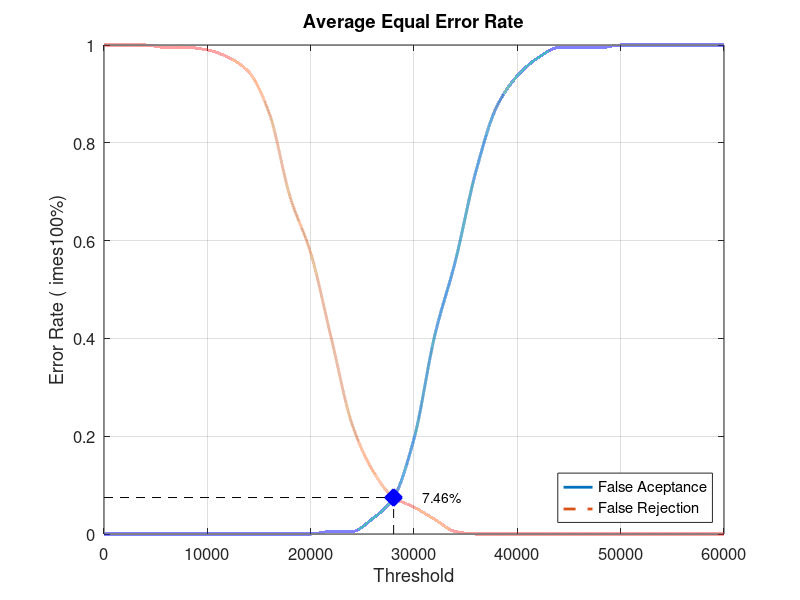
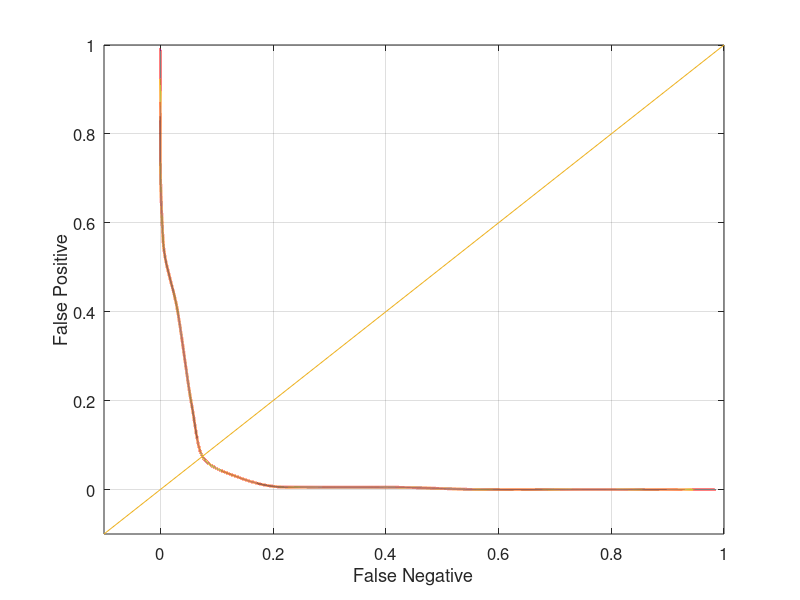

The MATLAB script that drew these images, in order:
close all;
clear;
clc;
x = 0:2000:60000;
xq = 0:0.5:60000;

y0 = [0 0 0 0 0 0 0 0 0 0 0 0.00526316 0.00526316 0.0315789 0.0736842 0.194737 0.405263 0.557895 0.742105 0.873684 0.936842 0.973684 0.994737 0.994737 0.994737 1 1 1 1 1 1]
yy0 = interp1(x, y0, xq, 'pchip');
y1 = [1 1 1 0.995 0.995 0.99 0.975 0.945 0.86 0.69 0.575 0.4 0.225 0.13 0.075 0.055 0.03 0.005 0 0 0 0 0 0 0 0 0 0 0 0 0]
yy1 = interp1(x, y1, xq, 'pchip');

% Calculating EER: 
y2 = abs(y0 - y1);
find(y2 == min(y2))
yy2 = abs(yy0 - yy1);
xEER = find(yy2 == min(yy2));
xEERIndex = xq(xEER) % X-axis EER
yEER = yy0(xEER) % Y-axis EER

main = figure
plot(xq, yy0,'-','LineWidth', 2);	hold on
plot(xq, yy1,'--','LineWidth', 2);	hold on
plot([xEERIndex xEERIndex], [0 yEER], 'k--');	hold on
plot([0 xEERIndex], [yEER yEER], 'k--');	hold on
plot(xEERIndex, yEER, 'bx', 'LineWidth', 10);	hold on
text(xEERIndex + 10 * xEERIndex / 100, yEER, [num2str(round((10000 * yEER)) / 100) '%'])
legend('False Aceptance', 'False Rejection', 'Location', 'SouthEast')
xlabel('Threshold')
ylabel('Error Rate (	imes100%)')
title('Average Equal Error Rate')
set(gca, 'FontSize', 12)
axis([0 60000 0 1])
grid on

print(main, 'Database3_3Main', '-dpng');
FNRxFPR = figure('Color', [1 1 1]);
plot(yy1, yy0, '-', yy1, yy0, 'LineWidth', 2);
hold on
y = -0.1:0.1:1
plot(y, y); 
set(gca, 'FontSize', 12)
xlabel('False Negative')
ylabel('False Positive')
axis([-0.1 1 -0.1 1])
set(gca, 'FontSize', 12)
grid on

print(FNRxFPR, 'Database3_3FNRxFPR','-dpng');
